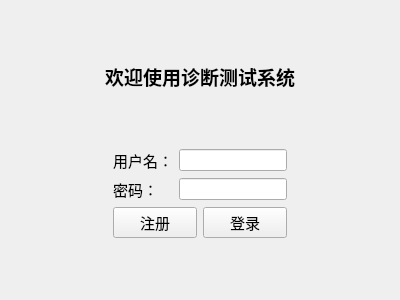
<?xml version="1.0" encoding="UTF-8"?>
<ui version="4.0">
 <class>LoginView</class>
 <widget class="QWidget" name="LoginView">
  <property name="geometry">
   <rect>
    <x>0</x>
    <y>0</y>
    <width>400</width>
    <height>300</height>
   </rect>
  </property>
  <property name="windowTitle">
   <string>登录</string>
  </property>
  <layout class="QVBoxLayout" name="verticalLayout_2">
   <item>
    <spacer name="verticalSpacer">
     <property name="orientation">
      <enum>Qt::Orientation::Vertical</enum>
     </property>
     <property name="sizeHint" stdset="0">
      <size>
       <width>20</width>
       <height>57</height>
      </size>
     </property>
    </spacer>
   </item>
   <item>
    <widget class="QLabel" name="label">
     <property name="font">
      <font>
       <pointsize>14</pointsize>
       <bold>true</bold>
      </font>
     </property>
     <property name="text">
      <string>欢迎使用诊断测试系统</string>
     </property>
     <property name="alignment">
      <set>Qt::AlignmentFlag::AlignCenter</set>
     </property>
    </widget>
   </item>
   <item>
    <spacer name="verticalSpacer_2">
     <property name="orientation">
      <enum>Qt::Orientation::Vertical</enum>
     </property>
     <property name="sizeHint" stdset="0">
      <size>
       <width>20</width>
       <height>57</height>
      </size>
     </property>
    </spacer>
   </item>
   <item>
    <layout class="QHBoxLayout" name="horizontalLayout_2">
     <item>
      <spacer name="horizontalSpacer">
       <property name="orientation">
        <enum>Qt::Orientation::Horizontal</enum>
       </property>
       <property name="sizeHint" stdset="0">
        <size>
         <width>40</width>
         <height>20</height>
        </size>
       </property>
      </spacer>
     </item>
     <item>
      <layout class="QVBoxLayout" name="verticalLayout">
       <item>
        <layout class="QFormLayout" name="formLayout">
         <item row="0" column="0">
          <widget class="QLabel" name="label_2">
           <property name="font">
            <font>
             <pointsize>11</pointsize>
            </font>
           </property>
           <property name="text">
            <string>用户名：</string>
           </property>
          </widget>
         </item>
         <item row="0" column="1">
          <widget class="QLineEdit" name="inputUSerName"/>
         </item>
         <item row="1" column="0">
          <widget class="QLabel" name="label_3">
           <property name="font">
            <font>
             <pointsize>11</pointsize>
            </font>
           </property>
           <property name="text">
            <string>密码：</string>
           </property>
          </widget>
         </item>
         <item row="1" column="1">
          <widget class="QLineEdit" name="inputUserpassword">
           <property name="echoMode">
            <enum>QLineEdit::EchoMode::Password</enum>
           </property>
          </widget>
         </item>
        </layout>
       </item>
       <item>
        <layout class="QHBoxLayout" name="horizontalLayout">
         <item>
          <widget class="QPushButton" name="btSignUp">
           <property name="font">
            <font>
             <pointsize>11</pointsize>
            </font>
           </property>
           <property name="text">
            <string>注册</string>
           </property>
          </widget>
         </item>
         <item>
          <widget class="QPushButton" name="btSignIn">
           <property name="font">
            <font>
             <pointsize>11</pointsize>
            </font>
           </property>
           <property name="text">
            <string>登录</string>
           </property>
          </widget>
         </item>
        </layout>
       </item>
      </layout>
     </item>
     <item>
      <spacer name="horizontalSpacer_3">
       <property name="orientation">
        <enum>Qt::Orientation::Horizontal</enum>
       </property>
       <property name="sizeHint" stdset="0">
        <size>
         <width>40</width>
         <height>20</height>
        </size>
       </property>
      </spacer>
     </item>
    </layout>
   </item>
   <item>
    <spacer name="verticalSpacer_3">
     <property name="orientation">
      <enum>Qt::Orientation::Vertical</enum>
     </property>
     <property name="sizeHint" stdset="0">
      <size>
       <width>20</width>
       <height>57</height>
      </size>
     </property>
    </spacer>
   </item>
  </layout>
 </widget>
 <resources/>
 <connections/>
</ui>
